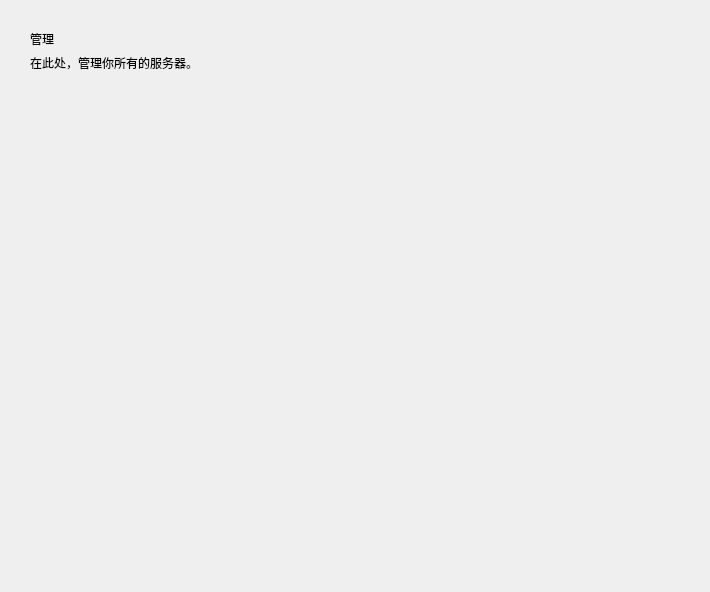
<?xml version="1.0" encoding="UTF-8"?>
<ui version="4.0">
 <class>ManagerInterface</class>
 <widget class="QFrame" name="ManagerInterface">
  <property name="geometry">
   <rect>
    <x>0</x>
    <y>0</y>
    <width>710</width>
    <height>592</height>
   </rect>
  </property>
  <property name="sizePolicy">
   <sizepolicy hsizetype="Expanding" vsizetype="Expanding">
    <horstretch>0</horstretch>
    <verstretch>0</verstretch>
   </sizepolicy>
  </property>
  <property name="windowTitle">
   <string/>
  </property>
  <layout class="QGridLayout" name="gridLayout">
   <item row="0" column="2">
    <spacer name="topSpacer">
     <property name="orientation">
      <enum>Qt::Vertical</enum>
     </property>
     <property name="sizeType">
      <enum>QSizePolicy::Fixed</enum>
     </property>
     <property name="sizeHint" stdset="0">
      <size>
       <width>20</width>
       <height>10</height>
      </size>
     </property>
    </spacer>
   </item>
   <item row="1" column="0">
    <spacer name="leftSpacer">
     <property name="orientation">
      <enum>Qt::Horizontal</enum>
     </property>
     <property name="sizeType">
      <enum>QSizePolicy::Fixed</enum>
     </property>
     <property name="sizeHint" stdset="0">
      <size>
       <width>10</width>
       <height>20</height>
      </size>
     </property>
    </spacer>
   </item>
   <item row="1" column="2" rowspan="2" colspan="2">
    <widget class="QWidget" name="titleLimitWidget" native="true">
     <layout class="QGridLayout" name="gridLayout_2">
      <item row="0" column="0">
       <widget class="TitleLabel" name="titleLabel">
        <property name="sizePolicy">
         <sizepolicy hsizetype="Preferred" vsizetype="Fixed">
          <horstretch>0</horstretch>
          <verstretch>0</verstretch>
         </sizepolicy>
        </property>
        <property name="text">
         <string>管理</string>
        </property>
       </widget>
      </item>
      <item row="1" column="0">
       <widget class="StrongBodyLabel" name="subTitleLabel">
        <property name="sizePolicy">
         <sizepolicy hsizetype="Preferred" vsizetype="Fixed">
          <horstretch>0</horstretch>
          <verstretch>0</verstretch>
         </sizepolicy>
        </property>
        <property name="text">
         <string>在此处，管理你所有的服务器。</string>
        </property>
        <property name="textFormat">
         <enum>Qt::MarkdownText</enum>
        </property>
       </widget>
      </item>
      <item row="3" column="0">
       <widget class="QStackedWidget" name="stackedWidget">
        <property name="currentIndex">
         <number>0</number>
        </property>
        <widget class="QWidget" name="serversPage">
         <layout class="QVBoxLayout" name="verticalLayout_2">
          <item>
           <widget class="SmoothScrollArea" name="serversSmoothScrollArea">
            <property name="frameShape">
             <enum>QFrame::NoFrame</enum>
            </property>
            <property name="frameShadow">
             <enum>QFrame::Plain</enum>
            </property>
            <property name="verticalScrollBarPolicy">
             <enum>Qt::ScrollBarAsNeeded</enum>
            </property>
            <property name="widgetResizable">
             <bool>true</bool>
            </property>
            <widget class="QWidget" name="serversScrollAreaWidgetContents">
             <property name="geometry">
              <rect>
               <x>0</x>
               <y>0</y>
               <width>640</width>
               <height>452</height>
              </rect>
             </property>
             <layout class="QVBoxLayout" name="verticalLayout">
              <item>
               <spacer name="verticalSpacer">
                <property name="orientation">
                 <enum>Qt::Vertical</enum>
                </property>
                <property name="sizeHint" stdset="0">
                 <size>
                  <width>20</width>
                  <height>40</height>
                 </size>
                </property>
               </spacer>
              </item>
             </layout>
            </widget>
           </widget>
          </item>
         </layout>
        </widget>
        <widget class="QWidget" name="editServerPage">
         <layout class="QGridLayout" name="gridLayout_3">
          <item row="1" column="0">
           <widget class="SmoothScrollArea" name="editServerScrollArea">
            <property name="frameShape">
             <enum>QFrame::NoFrame</enum>
            </property>
            <property name="verticalScrollBarPolicy">
             <enum>Qt::ScrollBarAsNeeded</enum>
            </property>
            <property name="horizontalScrollBarPolicy">
             <enum>Qt::ScrollBarAsNeeded</enum>
            </property>
            <property name="widgetResizable">
             <bool>true</bool>
            </property>
            <widget class="QWidget" name="editServerScrollAreaContents">
             <property name="geometry">
              <rect>
               <x>0</x>
               <y>0</y>
               <width>554</width>
               <height>867</height>
              </rect>
             </property>
             <layout class="QVBoxLayout" name="noobNewServerScrollAreaVerticalLayout_2">
              <item>
               <widget class="QWidget" name="editSetJavaWidget" native="true">
                <property name="sizePolicy">
                 <sizepolicy hsizetype="Expanding" vsizetype="Fixed">
                  <horstretch>0</horstretch>
                  <verstretch>0</verstretch>
                 </sizepolicy>
                </property>
                <property name="minimumSize">
                 <size>
                  <width>0</width>
                  <height>120</height>
                 </size>
                </property>
                <layout class="QGridLayout" name="gridLayout_6">
                 <item row="2" column="2">
                  <widget class="PrimaryPushButton" name="editAutoDetectJavaPrimaryPushBtn">
                   <property name="sizePolicy">
                    <sizepolicy hsizetype="Fixed" vsizetype="Fixed">
                     <horstretch>0</horstretch>
                     <verstretch>0</verstretch>
                    </sizepolicy>
                   </property>
                   <property name="cursor">
                    <cursorShape>PointingHandCursor</cursorShape>
                   </property>
                   <property name="text">
                    <string>自动查找Java</string>
                   </property>
                  </widget>
                 </item>
                 <item row="0" column="0">
                  <widget class="SubtitleLabel" name="editJavaSubtitleLabel">
                   <property name="sizePolicy">
                    <sizepolicy hsizetype="Fixed" vsizetype="Fixed">
                     <horstretch>0</horstretch>
                     <verstretch>0</verstretch>
                    </sizepolicy>
                   </property>
                   <property name="text">
                    <string>Java:</string>
                   </property>
                  </widget>
                 </item>
                 <item row="3" column="2">
                  <widget class="PushButton" name="editJavaListPushBtn">
                   <property name="sizePolicy">
                    <sizepolicy hsizetype="Fixed" vsizetype="Fixed">
                     <horstretch>0</horstretch>
                     <verstretch>0</verstretch>
                    </sizepolicy>
                   </property>
                   <property name="minimumSize">
                    <size>
                     <width>108</width>
                     <height>31</height>
                    </size>
                   </property>
                   <property name="cursor">
                    <cursorShape>PointingHandCursor</cursorShape>
                   </property>
                   <property name="text">
                    <string>Java列表</string>
                   </property>
                  </widget>
                 </item>
                 <item row="2" column="1">
                  <widget class="PrimaryPushButton" name="editManuallyAddJavaPrimaryPushBtn">
                   <property name="sizePolicy">
                    <sizepolicy hsizetype="Fixed" vsizetype="Fixed">
                     <horstretch>0</horstretch>
                     <verstretch>0</verstretch>
                    </sizepolicy>
                   </property>
                   <property name="minimumSize">
                    <size>
                     <width>90</width>
                     <height>0</height>
                    </size>
                   </property>
                   <property name="cursor">
                    <cursorShape>PointingHandCursor</cursorShape>
                   </property>
                   <property name="text">
                    <string>手动导入</string>
                   </property>
                  </widget>
                 </item>
                 <item row="3" column="1">
                  <widget class="PrimaryPushButton" name="editDownloadJavaPrimaryPushBtn">
                   <property name="sizePolicy">
                    <sizepolicy hsizetype="Fixed" vsizetype="Fixed">
                     <horstretch>0</horstretch>
                     <verstretch>0</verstretch>
                    </sizepolicy>
                   </property>
                   <property name="minimumSize">
                    <size>
                     <width>90</width>
                     <height>0</height>
                    </size>
                   </property>
                   <property name="cursor">
                    <cursorShape>PointingHandCursor</cursorShape>
                   </property>
                   <property name="text">
                    <string>下载Java</string>
                   </property>
                  </widget>
                 </item>
                 <item row="2" column="0" rowspan="2">
                  <widget class="TextEdit" name="editJavaTextEdit"/>
                 </item>
                </layout>
               </widget>
              </item>
              <item>
               <widget class="QWidget" name="editSetMemWidget" native="true">
                <property name="sizePolicy">
                 <sizepolicy hsizetype="Expanding" vsizetype="Fixed">
                  <horstretch>0</horstretch>
                  <verstretch>0</verstretch>
                 </sizepolicy>
                </property>
                <layout class="QGridLayout" name="gridLayout_7">
                 <item row="1" column="2">
                  <widget class="SubtitleLabel" name="editToSymbol">
                   <property name="sizePolicy">
                    <sizepolicy hsizetype="Fixed" vsizetype="Preferred">
                     <horstretch>0</horstretch>
                     <verstretch>0</verstretch>
                    </sizepolicy>
                   </property>
                   <property name="text">
                    <string>~</string>
                   </property>
                  </widget>
                 </item>
                 <item row="1" column="4">
                  <widget class="ComboBox" name="editMemUnitComboBox"/>
                 </item>
                 <item row="1" column="3">
                  <widget class="LineEdit" name="editMaxMemLineEdit">
                   <property name="sizePolicy">
                    <sizepolicy hsizetype="Fixed" vsizetype="Fixed">
                     <horstretch>0</horstretch>
                     <verstretch>0</verstretch>
                    </sizepolicy>
                   </property>
                   <property name="minimumSize">
                    <size>
                     <width>0</width>
                     <height>30</height>
                    </size>
                   </property>
                  </widget>
                 </item>
                 <item row="0" column="1">
                  <widget class="SubtitleLabel" name="editMemSubtitleLabel">
                   <property name="sizePolicy">
                    <sizepolicy hsizetype="Fixed" vsizetype="Fixed">
                     <horstretch>0</horstretch>
                     <verstretch>0</verstretch>
                    </sizepolicy>
                   </property>
                   <property name="text">
                    <string>内存:</string>
                   </property>
                  </widget>
                 </item>
                 <item row="1" column="5">
                  <spacer name="editMemSpacer">
                   <property name="orientation">
                    <enum>Qt::Horizontal</enum>
                   </property>
                   <property name="sizeHint" stdset="0">
                    <size>
                     <width>40</width>
                     <height>20</height>
                    </size>
                   </property>
                  </spacer>
                 </item>
                 <item row="1" column="1">
                  <widget class="LineEdit" name="editMinMemLineEdit">
                   <property name="sizePolicy">
                    <sizepolicy hsizetype="Fixed" vsizetype="Fixed">
                     <horstretch>0</horstretch>
                     <verstretch>0</verstretch>
                    </sizepolicy>
                   </property>
                   <property name="minimumSize">
                    <size>
                     <width>0</width>
                     <height>30</height>
                    </size>
                   </property>
                  </widget>
                 </item>
                </layout>
               </widget>
              </item>
              <item>
               <widget class="QWidget" name="editSetCoreWidget" native="true">
                <property name="sizePolicy">
                 <sizepolicy hsizetype="Expanding" vsizetype="Fixed">
                  <horstretch>0</horstretch>
                  <verstretch>0</verstretch>
                 </sizepolicy>
                </property>
                <layout class="QGridLayout" name="gridLayout_8">
                 <item row="1" column="3">
                  <widget class="PrimaryPushButton" name="editDownloadCorePrimaryPushBtn">
                   <property name="sizePolicy">
                    <sizepolicy hsizetype="Fixed" vsizetype="Fixed">
                     <horstretch>0</horstretch>
                     <verstretch>0</verstretch>
                    </sizepolicy>
                   </property>
                   <property name="minimumSize">
                    <size>
                     <width>90</width>
                     <height>0</height>
                    </size>
                   </property>
                   <property name="text">
                    <string>下载核心</string>
                   </property>
                  </widget>
                 </item>
                 <item row="0" column="1">
                  <widget class="SubtitleLabel" name="editCoreSubtitleLabel">
                   <property name="sizePolicy">
                    <sizepolicy hsizetype="Fixed" vsizetype="Fixed">
                     <horstretch>0</horstretch>
                     <verstretch>0</verstretch>
                    </sizepolicy>
                   </property>
                   <property name="text">
                    <string>核心：</string>
                   </property>
                  </widget>
                 </item>
                 <item row="1" column="1">
                  <widget class="LineEdit" name="coreLineEdit"/>
                 </item>
                 <item row="1" column="2">
                  <widget class="PrimaryPushButton" name="editManuallyAddCorePrimaryPushBtn">
                   <property name="sizePolicy">
                    <sizepolicy hsizetype="Fixed" vsizetype="Fixed">
                     <horstretch>0</horstretch>
                     <verstretch>0</verstretch>
                    </sizepolicy>
                   </property>
                   <property name="minimumSize">
                    <size>
                     <width>90</width>
                     <height>0</height>
                    </size>
                   </property>
                   <property name="text">
                    <string>重新导入</string>
                   </property>
                  </widget>
                 </item>
                </layout>
               </widget>
              </item>
              <item>
               <widget class="QWidget" name="editSetDeEncodingWidget" native="true">
                <layout class="QGridLayout" name="gridLayout_9">
                 <item row="2" column="1">
                  <widget class="ComboBox" name="editOutputDeEncodingComboBox">
                   <property name="sizePolicy">
                    <sizepolicy hsizetype="Minimum" vsizetype="Fixed">
                     <horstretch>0</horstretch>
                     <verstretch>0</verstretch>
                    </sizepolicy>
                   </property>
                  </widget>
                 </item>
                 <item row="0" column="0">
                  <widget class="SubtitleLabel" name="editDeEncodingSubtitleLabel">
                   <property name="sizePolicy">
                    <sizepolicy hsizetype="Fixed" vsizetype="Fixed">
                     <horstretch>0</horstretch>
                     <verstretch>0</verstretch>
                    </sizepolicy>
                   </property>
                   <property name="text">
                    <string>编码设置：</string>
                   </property>
                  </widget>
                 </item>
                 <item row="3" column="1">
                  <widget class="ComboBox" name="editInputDeEncodingComboBox">
                   <property name="text">
                    <string/>
                   </property>
                  </widget>
                 </item>
                 <item row="2" column="0">
                  <widget class="StrongBodyLabel" name="editOutputDeEncodingLabel">
                   <property name="sizePolicy">
                    <sizepolicy hsizetype="Fixed" vsizetype="Fixed">
                     <horstretch>0</horstretch>
                     <verstretch>0</verstretch>
                    </sizepolicy>
                   </property>
                   <property name="text">
                    <string>控制台输出编码（优先级高于全局设置）</string>
                   </property>
                  </widget>
                 </item>
                 <item row="3" column="0">
                  <widget class="StrongBodyLabel" name="editInputDeEncodingLabel">
                   <property name="sizePolicy">
                    <sizepolicy hsizetype="Fixed" vsizetype="Fixed">
                     <horstretch>0</horstretch>
                     <verstretch>0</verstretch>
                    </sizepolicy>
                   </property>
                   <property name="text">
                    <string>指令输入编码（优先级高于全局设置）</string>
                   </property>
                  </widget>
                 </item>
                </layout>
               </widget>
              </item>
              <item>
               <widget class="QWidget" name="editSetJVMArgWidget" native="true">
                <layout class="QGridLayout" name="gridLayout_10">
                 <item row="0" column="0">
                  <widget class="SubtitleLabel" name="editJVMArgSubtitleLabel">
                   <property name="sizePolicy">
                    <sizepolicy hsizetype="Fixed" vsizetype="Fixed">
                     <horstretch>0</horstretch>
                     <verstretch>0</verstretch>
                    </sizepolicy>
                   </property>
                   <property name="text">
                    <string>JVM参数：</string>
                   </property>
                  </widget>
                 </item>
                 <item row="1" column="0">
                  <widget class="PlainTextEdit" name="JVMArgPlainTextEdit">
                   <property name="placeholderText">
                    <string>可选，用一个空格分组</string>
                   </property>
                  </widget>
                 </item>
                </layout>
               </widget>
              </item>
              <item>
               <widget class="QWidget" name="editSetServerIconWidget" native="true">
                <layout class="QGridLayout" name="gridLayout_4">
                 <item row="2" column="0" colspan="4">
                  <widget class="BodyLabel" name="tipLabel">
                   <property name="text">
                    <string>提示：此处设置的是服务器在MCSL2中显示的图标，不能代表服务器MOTD的图标。</string>
                   </property>
                  </widget>
                 </item>
                 <item row="4" column="0">
                  <widget class="ComboBox" name="editServerIcon"/>
                 </item>
                 <item row="0" column="0">
                  <widget class="SubtitleLabel" name="editServerIconSubtitleLabel">
                   <property name="sizePolicy">
                    <sizepolicy hsizetype="Fixed" vsizetype="Fixed">
                     <horstretch>0</horstretch>
                     <verstretch>0</verstretch>
                    </sizepolicy>
                   </property>
                   <property name="text">
                    <string>服务器图标：</string>
                   </property>
                  </widget>
                 </item>
                 <item row="4" column="2">
                  <widget class="PixmapLabel" name="editServerPixmapLabel">
                   <property name="sizePolicy">
                    <sizepolicy hsizetype="Fixed" vsizetype="Fixed">
                     <horstretch>0</horstretch>
                     <verstretch>0</verstretch>
                    </sizepolicy>
                   </property>
                   <property name="minimumSize">
                    <size>
                     <width>60</width>
                     <height>60</height>
                    </size>
                   </property>
                   <property name="maximumSize">
                    <size>
                     <width>60</width>
                     <height>60</height>
                    </size>
                   </property>
                  </widget>
                 </item>
                 <item row="4" column="1">
                  <spacer name="horizontalSpacer">
                   <property name="orientation">
                    <enum>Qt::Horizontal</enum>
                   </property>
                   <property name="sizeType">
                    <enum>QSizePolicy::Fixed</enum>
                   </property>
                   <property name="sizeHint" stdset="0">
                    <size>
                     <width>10</width>
                     <height>20</height>
                    </size>
                   </property>
                  </spacer>
                 </item>
                </layout>
               </widget>
              </item>
              <item>
               <widget class="QWidget" name="editSetServerNameWidget" native="true">
                <layout class="QVBoxLayout" name="verticalLayout_5">
                 <item>
                  <widget class="SubtitleLabel" name="editServerNameSubtitleLabel">
                   <property name="sizePolicy">
                    <sizepolicy hsizetype="Fixed" vsizetype="Fixed">
                     <horstretch>0</horstretch>
                     <verstretch>0</verstretch>
                    </sizepolicy>
                   </property>
                   <property name="text">
                    <string>服务器名称：</string>
                   </property>
                  </widget>
                 </item>
                 <item>
                  <widget class="LineEdit" name="editServerNameLineEdit">
                   <property name="sizePolicy">
                    <sizepolicy hsizetype="Expanding" vsizetype="Fixed">
                     <horstretch>0</horstretch>
                     <verstretch>0</verstretch>
                    </sizepolicy>
                   </property>
                   <property name="minimumSize">
                    <size>
                     <width>0</width>
                     <height>30</height>
                    </size>
                   </property>
                   <property name="placeholderText">
                    <string>不能包含非法字符</string>
                   </property>
                  </widget>
                 </item>
                 <item>
                  <widget class="PrimaryPushButton" name="editSaveServerPrimaryPushBtn">
                   <property name="sizePolicy">
                    <sizepolicy hsizetype="Fixed" vsizetype="Fixed">
                     <horstretch>0</horstretch>
                     <verstretch>0</verstretch>
                    </sizepolicy>
                   </property>
                   <property name="minimumSize">
                    <size>
                     <width>130</width>
                     <height>0</height>
                    </size>
                   </property>
                   <property name="text">
                    <string>保存！</string>
                   </property>
                  </widget>
                 </item>
                </layout>
               </widget>
              </item>
              <item>
               <spacer name="editServerScrollAreaSpacer">
                <property name="orientation">
                 <enum>Qt::Vertical</enum>
                </property>
                <property name="sizeHint" stdset="0">
                 <size>
                  <width>20</width>
                  <height>40</height>
                 </size>
                </property>
               </spacer>
              </item>
             </layout>
            </widget>
           </widget>
          </item>
          <item row="0" column="0">
           <widget class="QWidget" name="editServerTitleWidget" native="true">
            <property name="sizePolicy">
             <sizepolicy hsizetype="Preferred" vsizetype="Preferred">
              <horstretch>0</horstretch>
              <verstretch>0</verstretch>
             </sizepolicy>
            </property>
            <layout class="QHBoxLayout" name="horizontalLayout_4">
             <item>
              <widget class="TransparentToolButton" name="editServerBackPushBtn"/>
             </item>
             <item>
              <widget class="SubtitleLabel" name="editServerSubtitleLabel">
               <property name="sizePolicy">
                <sizepolicy hsizetype="Fixed" vsizetype="Fixed">
                 <horstretch>0</horstretch>
                 <verstretch>0</verstretch>
                </sizepolicy>
               </property>
               <property name="text">
                <string>编辑服务器-[服务器名称]</string>
               </property>
              </widget>
             </item>
             <item>
              <spacer name="editServerTitleSpacer">
               <property name="orientation">
                <enum>Qt::Horizontal</enum>
               </property>
               <property name="sizeHint" stdset="0">
                <size>
                 <width>40</width>
                 <height>20</height>
                </size>
               </property>
              </spacer>
             </item>
            </layout>
           </widget>
          </item>
         </layout>
        </widget>
       </widget>
      </item>
     </layout>
    </widget>
   </item>
  </layout>
 </widget>
 <customwidgets>
  <customwidget>
   <class>ComboBox</class>
   <extends>QPushButton</extends>
   <header>qfluentwidgets</header>
  </customwidget>
  <customwidget>
   <class>PushButton</class>
   <extends>QPushButton</extends>
   <header>qfluentwidgets</header>
  </customwidget>
  <customwidget>
   <class>PrimaryPushButton</class>
   <extends>PushButton</extends>
   <header>qfluentwidgets</header>
  </customwidget>
  <customwidget>
   <class>ToolButton</class>
   <extends>QToolButton</extends>
   <header>qfluentwidgets</header>
  </customwidget>
  <customwidget>
   <class>TransparentToolButton</class>
   <extends>ToolButton</extends>
   <header>qfluentwidgets</header>
  </customwidget>
  <customwidget>
   <class>PixmapLabel</class>
   <extends>QLabel</extends>
   <header>qfluentwidgets</header>
  </customwidget>
  <customwidget>
   <class>SmoothScrollArea</class>
   <extends>QScrollArea</extends>
   <header>qfluentwidgets</header>
   <container>1</container>
  </customwidget>
  <customwidget>
   <class>BodyLabel</class>
   <extends>QLabel</extends>
   <header>qfluentwidgets</header>
  </customwidget>
  <customwidget>
   <class>StrongBodyLabel</class>
   <extends>QLabel</extends>
   <header>qfluentwidgets</header>
  </customwidget>
  <customwidget>
   <class>SubtitleLabel</class>
   <extends>QLabel</extends>
   <header>qfluentwidgets</header>
  </customwidget>
  <customwidget>
   <class>TitleLabel</class>
   <extends>QLabel</extends>
   <header>qfluentwidgets</header>
  </customwidget>
  <customwidget>
   <class>LineEdit</class>
   <extends>QLineEdit</extends>
   <header>qfluentwidgets</header>
  </customwidget>
  <customwidget>
   <class>TextEdit</class>
   <extends>QTextEdit</extends>
   <header>qfluentwidgets</header>
  </customwidget>
  <customwidget>
   <class>PlainTextEdit</class>
   <extends>QPlainTextEdit</extends>
   <header>qfluentwidgets</header>
  </customwidget>
 </customwidgets>
 <resources/>
 <connections/>
</ui>
